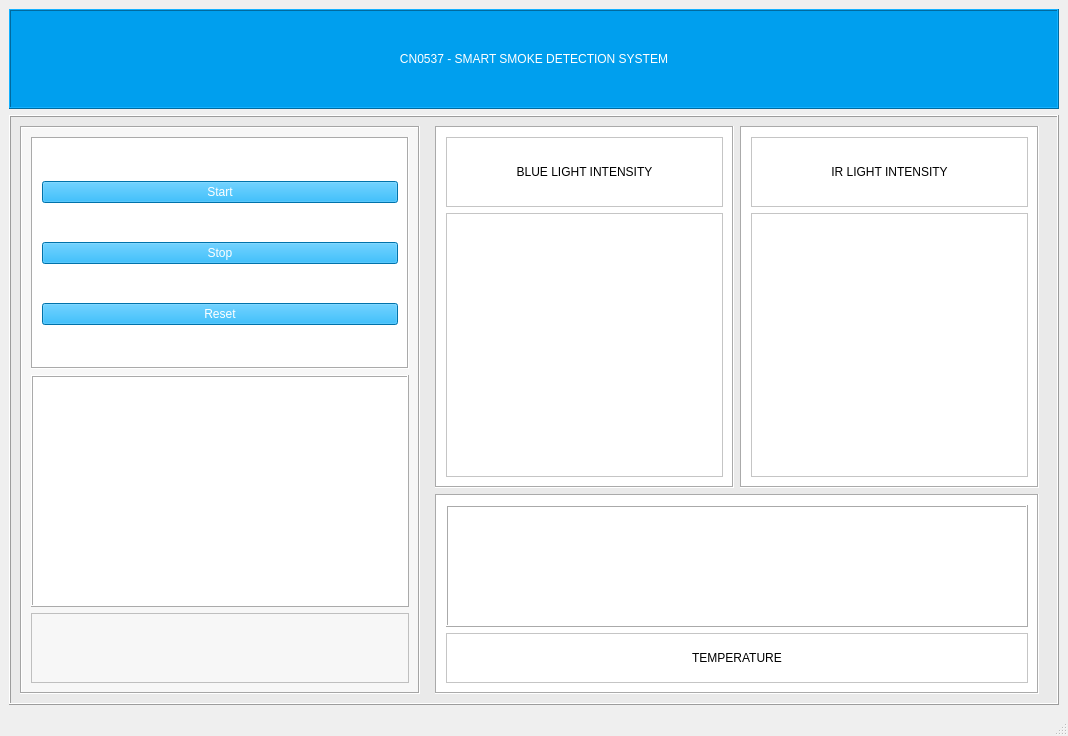
<?xml version="1.0" encoding="UTF-8"?>
<ui version="4.0">
 <class>MainWindow</class>
 <widget class="QMainWindow" name="MainWindow">
  <property name="geometry">
   <rect>
    <x>0</x>
    <y>0</y>
    <width>1068</width>
    <height>736</height>
   </rect>
  </property>
  <property name="windowTitle">
   <string>MainWindow</string>
  </property>
  <widget class="QWidget" name="mainwindowtitle">
   <layout class="QVBoxLayout" name="verticalLayout">
    <item>
     <widget class="QFrame" name="titleframe">
      <property name="maximumSize">
       <size>
        <width>16777215</width>
        <height>100</height>
       </size>
      </property>
      <property name="styleSheet">
       <string notr="true">background-color: rgb(0, 159, 238);</string>
      </property>
      <property name="frameShape">
       <enum>QFrame::Shape::Box</enum>
      </property>
      <property name="frameShadow">
       <enum>QFrame::Shadow::Raised</enum>
      </property>
      <layout class="QVBoxLayout" name="verticalLayout_2">
       <item>
        <widget class="QLabel" name="title">
         <property name="styleSheet">
          <string notr="true">font: 600 40pt &quot;Barlow Condensed SemiBold&quot;;
color: rgb(255, 255, 255);</string>
         </property>
         <property name="text">
          <string>CN0537 - SMART SMOKE DETECTION SYSTEM</string>
         </property>
         <property name="alignment">
          <set>Qt::AlignmentFlag::AlignCenter</set>
         </property>
        </widget>
       </item>
      </layout>
     </widget>
    </item>
    <item>
     <widget class="QFrame" name="bgframe">
      <property name="styleSheet">
       <string notr="true">background-color: rgb(234, 234, 234);</string>
      </property>
      <property name="frameShape">
       <enum>QFrame::Shape::Box</enum>
      </property>
      <property name="frameShadow">
       <enum>QFrame::Shadow::Raised</enum>
      </property>
      <layout class="QHBoxLayout" name="horizontalLayout">
       <item>
        <widget class="QFrame" name="leftframe">
         <property name="maximumSize">
          <size>
           <width>400</width>
           <height>16777215</height>
          </size>
         </property>
         <property name="styleSheet">
          <string notr="true">background-color: rgb(247, 247, 247);</string>
         </property>
         <property name="frameShape">
          <enum>QFrame::Shape::Box</enum>
         </property>
         <property name="frameShadow">
          <enum>QFrame::Shadow::Sunken</enum>
         </property>
         <layout class="QVBoxLayout" name="verticalLayout_3">
          <item>
           <widget class="QFrame" name="buttonframe">
            <property name="styleSheet">
             <string notr="true">background-color: rgb(255, 255, 255);</string>
            </property>
            <property name="frameShape">
             <enum>QFrame::Shape::Box</enum>
            </property>
            <property name="frameShadow">
             <enum>QFrame::Shadow::Sunken</enum>
            </property>
            <layout class="QVBoxLayout" name="verticalLayout_4">
             <item>
              <widget class="QPushButton" name="startbutton">
               <property name="styleSheet">
                <string notr="true">background-color: rgb(0, 159, 238);
color: rgb(255, 255, 255);
font: 600 30pt &quot;Barlow SemiBold&quot;;</string>
               </property>
               <property name="text">
                <string>Start</string>
               </property>
              </widget>
             </item>
             <item>
              <widget class="QPushButton" name="stopalarmbutton">
               <property name="styleSheet">
                <string notr="true">background-color: rgb(0, 159, 238);
color: rgb(255, 255, 255);
font: 600 30pt &quot;Barlow SemiBold&quot;;</string>
               </property>
               <property name="text">
                <string>Stop</string>
               </property>
              </widget>
             </item>
             <item>
              <widget class="QPushButton" name="resetbutton">
               <property name="styleSheet">
                <string notr="true">background-color: rgb(0, 159, 238);
color: rgb(255, 255, 255);
font: 600 30pt &quot;Barlow SemiBold&quot;;</string>
               </property>
               <property name="text">
                <string>Reset</string>
               </property>
              </widget>
             </item>
            </layout>
           </widget>
          </item>
          <item>
           <widget class="QFrame" name="alarmframe">
            <property name="maximumSize">
             <size>
              <width>16777215</width>
              <height>300</height>
             </size>
            </property>
            <property name="styleSheet">
             <string notr="true">background-color: rgb(255, 255, 255);</string>
            </property>
            <property name="frameShape">
             <enum>QFrame::Shape::Box</enum>
            </property>
            <property name="frameShadow">
             <enum>QFrame::Shadow::Raised</enum>
            </property>
            <layout class="QHBoxLayout" name="horizontalLayout_2">
             <item>
              <layout class="QVBoxLayout" name="verticalLayout_14"/>
             </item>
            </layout>
           </widget>
          </item>
          <item>
           <widget class="QFrame" name="frame_17">
            <property name="maximumSize">
             <size>
              <width>16777215</width>
              <height>70</height>
             </size>
            </property>
            <property name="frameShape">
             <enum>QFrame::Shape::StyledPanel</enum>
            </property>
            <property name="frameShadow">
             <enum>QFrame::Shadow::Raised</enum>
            </property>
            <layout class="QVBoxLayout" name="verticalLayout_13">
             <item>
              <widget class="QLabel" name="label_7">
               <property name="text">
                <string/>
               </property>
              </widget>
             </item>
            </layout>
           </widget>
          </item>
         </layout>
        </widget>
       </item>
       <item>
        <widget class="QFrame" name="leftframe_2">
         <property name="frameShape">
          <enum>QFrame::Shape::NoFrame</enum>
         </property>
         <property name="frameShadow">
          <enum>QFrame::Shadow::Raised</enum>
         </property>
         <layout class="QGridLayout" name="gridLayout">
          <property name="topMargin">
           <number>0</number>
          </property>
          <property name="bottomMargin">
           <number>0</number>
          </property>
          <item row="0" column="0">
           <widget class="QFrame" name="bluemainframe">
            <property name="styleSheet">
             <string notr="true">background-color: rgb(255, 255, 255);</string>
            </property>
            <property name="frameShape">
             <enum>QFrame::Shape::Box</enum>
            </property>
            <property name="frameShadow">
             <enum>QFrame::Shadow::Sunken</enum>
            </property>
            <layout class="QVBoxLayout" name="verticalLayout_9">
             <item>
              <widget class="QFrame" name="bluenameframe">
               <property name="maximumSize">
                <size>
                 <width>16777215</width>
                 <height>70</height>
                </size>
               </property>
               <property name="frameShape">
                <enum>QFrame::Shape::StyledPanel</enum>
               </property>
               <property name="frameShadow">
                <enum>QFrame::Shadow::Raised</enum>
               </property>
               <layout class="QVBoxLayout" name="verticalLayout_11">
                <item>
                 <widget class="QLabel" name="bluename">
                  <property name="styleSheet">
                   <string notr="true">font: 600 26pt &quot;Barlow SemiBold&quot;;</string>
                  </property>
                  <property name="text">
                   <string>BLUE LIGHT INTENSITY</string>
                  </property>
                  <property name="alignment">
                   <set>Qt::AlignmentFlag::AlignCenter</set>
                  </property>
                 </widget>
                </item>
               </layout>
              </widget>
             </item>
             <item>
              <widget class="QFrame" name="bluegraph">
               <property name="frameShape">
                <enum>QFrame::Shape::StyledPanel</enum>
               </property>
               <property name="frameShadow">
                <enum>QFrame::Shadow::Raised</enum>
               </property>
               <layout class="QVBoxLayout" name="verticalLayout_15">
                <item>
                 <layout class="QVBoxLayout" name="verticalLayout_19"/>
                </item>
               </layout>
              </widget>
             </item>
            </layout>
           </widget>
          </item>
          <item row="0" column="1">
           <widget class="QFrame" name="irmainframe">
            <property name="styleSheet">
             <string notr="true">background-color: rgb(255, 255, 255);</string>
            </property>
            <property name="frameShape">
             <enum>QFrame::Shape::Box</enum>
            </property>
            <property name="frameShadow">
             <enum>QFrame::Shadow::Sunken</enum>
            </property>
            <layout class="QVBoxLayout" name="verticalLayout_10">
             <item>
              <widget class="QFrame" name="irnameframe">
               <property name="maximumSize">
                <size>
                 <width>16777215</width>
                 <height>70</height>
                </size>
               </property>
               <property name="frameShape">
                <enum>QFrame::Shape::StyledPanel</enum>
               </property>
               <property name="frameShadow">
                <enum>QFrame::Shadow::Raised</enum>
               </property>
               <layout class="QVBoxLayout" name="verticalLayout_12">
                <item>
                 <widget class="QLabel" name="irname">
                  <property name="styleSheet">
                   <string notr="true">font: 600 26pt &quot;Barlow SemiBold&quot;;</string>
                  </property>
                  <property name="text">
                   <string>IR LIGHT INTENSITY</string>
                  </property>
                  <property name="alignment">
                   <set>Qt::AlignmentFlag::AlignCenter</set>
                  </property>
                 </widget>
                </item>
               </layout>
              </widget>
             </item>
             <item>
              <widget class="QFrame" name="irgraph">
               <property name="frameShape">
                <enum>QFrame::Shape::StyledPanel</enum>
               </property>
               <property name="frameShadow">
                <enum>QFrame::Shadow::Raised</enum>
               </property>
               <layout class="QVBoxLayout" name="verticalLayout_21">
                <item>
                 <layout class="QVBoxLayout" name="verticalLayout_20"/>
                </item>
               </layout>
              </widget>
             </item>
            </layout>
           </widget>
          </item>
          <item row="1" column="0" colspan="2">
           <widget class="QFrame" name="tempmainframe">
            <property name="maximumSize">
             <size>
              <width>16777215</width>
              <height>200</height>
             </size>
            </property>
            <property name="styleSheet">
             <string notr="true">background-color: rgb(255, 255, 255);</string>
            </property>
            <property name="frameShape">
             <enum>QFrame::Shape::Box</enum>
            </property>
            <property name="frameShadow">
             <enum>QFrame::Shadow::Sunken</enum>
            </property>
            <layout class="QVBoxLayout" name="verticalLayout_5">
             <item>
              <widget class="QFrame" name="temp">
               <property name="frameShape">
                <enum>QFrame::Shape::Box</enum>
               </property>
               <property name="frameShadow">
                <enum>QFrame::Shadow::Raised</enum>
               </property>
               <layout class="QHBoxLayout" name="horizontalLayout_4">
                <item>
                 <layout class="QVBoxLayout" name="verticalLayout_16"/>
                </item>
               </layout>
              </widget>
             </item>
             <item>
              <widget class="QFrame" name="tempnameframe">
               <property name="maximumSize">
                <size>
                 <width>16777215</width>
                 <height>50</height>
                </size>
               </property>
               <property name="frameShape">
                <enum>QFrame::Shape::StyledPanel</enum>
               </property>
               <property name="frameShadow">
                <enum>QFrame::Shadow::Raised</enum>
               </property>
               <layout class="QVBoxLayout" name="verticalLayout_7">
                <item>
                 <widget class="QLabel" name="tempname">
                  <property name="styleSheet">
                   <string notr="true">font: 600 26pt &quot;Barlow SemiBold&quot;;</string>
                  </property>
                  <property name="text">
                   <string>TEMPERATURE</string>
                  </property>
                  <property name="alignment">
                   <set>Qt::AlignmentFlag::AlignCenter</set>
                  </property>
                 </widget>
                </item>
               </layout>
              </widget>
             </item>
            </layout>
           </widget>
          </item>
         </layout>
        </widget>
       </item>
      </layout>
     </widget>
    </item>
   </layout>
  </widget>
  <widget class="QMenuBar" name="menubar">
   <property name="geometry">
    <rect>
     <x>0</x>
     <y>0</y>
     <width>1068</width>
     <height>22</height>
    </rect>
   </property>
  </widget>
  <widget class="QStatusBar" name="statusbar"/>
 </widget>
 <resources/>
 <connections/>
</ui>
